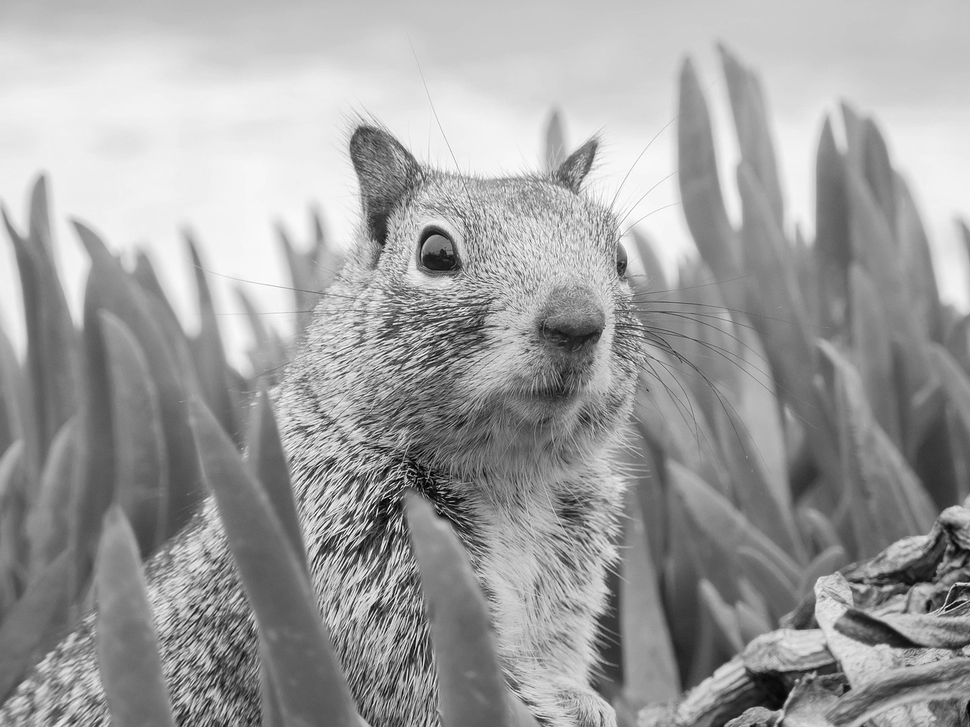
#> input picture lv6/example_grayscale.png, 970 x 727 px, shrunk from 1280 x 960 before the run
$ python zad4.py
#> lines starting #> are read from the running program, lines starting #| are printed output that depends on the picture; after the words box and inside, x2 and y2 are one past the last pixel; in counts of white or black regions, pixels touching at a corner belong together
import numpy as np
import matplotlib.pyplot as plt
from sklearn.cluster import KMeans
import matplotlib.image as mpimg

image_path = 'example_grayscale.png'
image = mpimg.imread(image_path)
#> image is the input picture: shape (727, 970) float32; min 0, max 1, mean 0.624

plt.figure(figsize=(8, 8))
plt.imshow(image, cmap='gray')
plt.title('Originalna slika')
plt.axis('off')
plt.show()

X = image.reshape(-1, 1)

def kvantiziraj_sliku(X, n_clusters):
    k_means = KMeans(n_clusters=n_clusters, n_init=1)
    k_means.fit(X)
    values = k_means.cluster_centers_.squeeze()
    labels = k_means.labels_
    kompresana_slika = np.choose(labels, values)
    kompresana_slika.shape = image.shape
    return kompresana_slika

klasteri = [2, 5, 10, 20]
plt.figure(figsize=(12, 8))

for i, n_clusters in enumerate(klasteri, 1):
    kompresana_slika = kvantiziraj_sliku(X, n_clusters)
    plt.subplot(2, 2, i)
    plt.imshow(kompresana_slika, cmap='gray')
    plt.title(f'sa {n_clusters} klastera')
    plt.axis('off')
#> this loop made 4 passes
#> pass 1, `kompresana_slika = kvantiziraj_sliku(X, n_clusters)`:
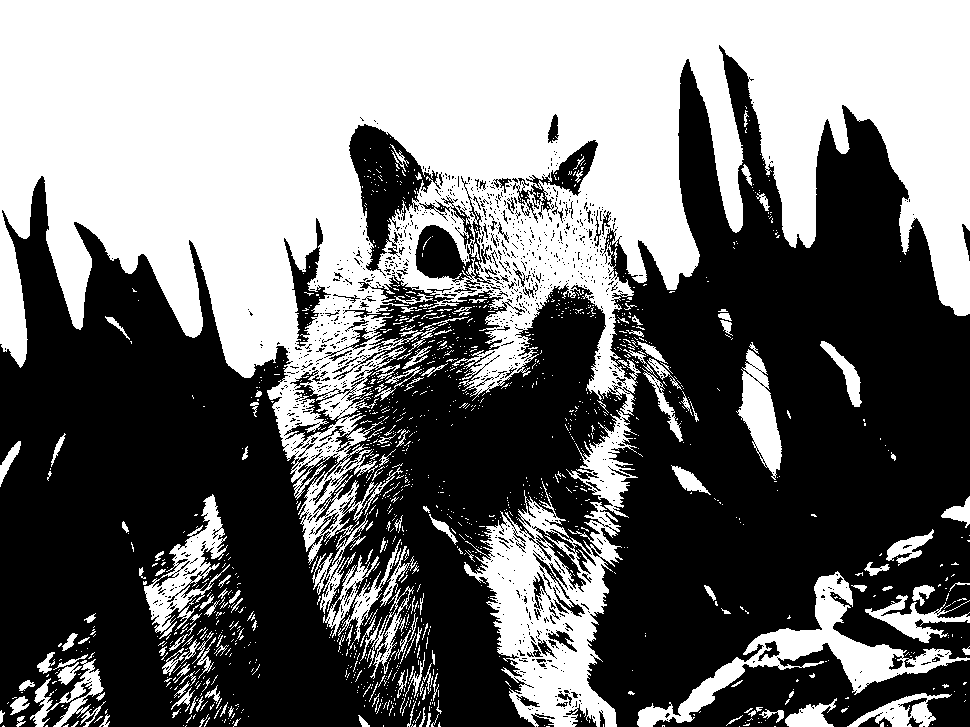
#> kompresana_slika: shape (727, 970) float32; values 0.459 (black) and 0.823 (white), 45.4% white; 1396 white regions (1213 under 20 px), largest, box (x1, y1, x2, y2) and area: (0, 0, 970, 565) 258314, (464, 481, 623, 727) 17366, (637, 571, 970, 727) 8819

plt.tight_layout()
plt.show()
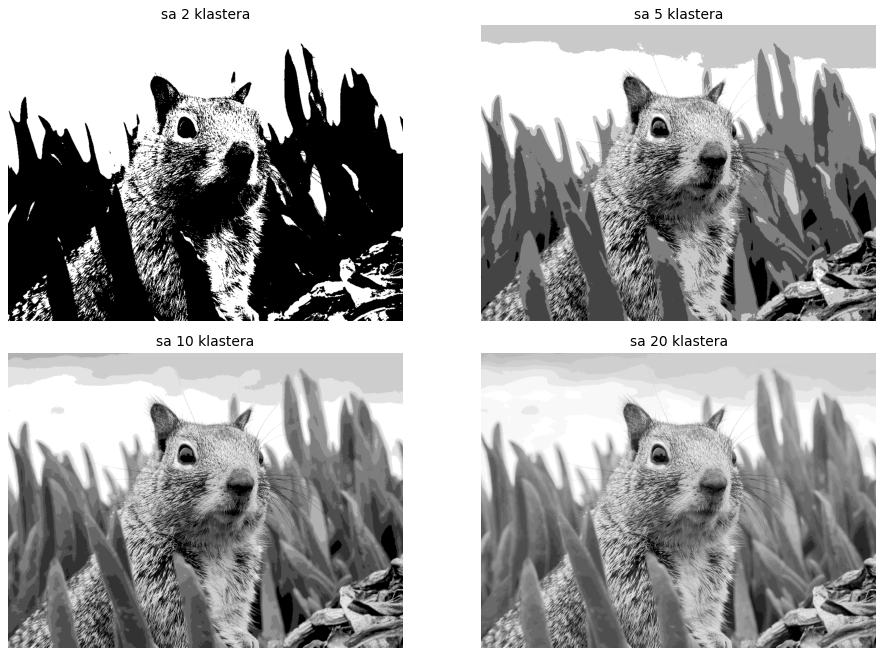
#> figure drawn by matplotlib, 4 panels

#kako povecavamo broj klastera slika pocinje liciti orginalu
